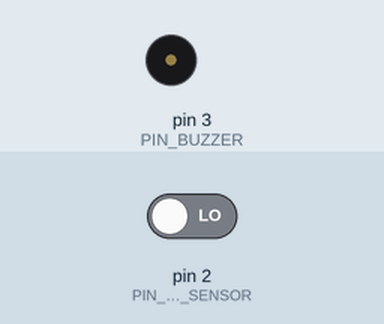
Recording of a sketch running on a simulated Arduino Uno, built with avr-gcc and run on an emulated ATmega328P. Parts: buzzer (waves = sounding, pin HIGH). Inputs (shaded band) come from the test bench; at power-on: pin 2 (PIN_FLAME_SENSOR) LOW. What the sketch prints to the serial monitor is not drawn.

Above: at 1.2 s.
1.3 s: pin 2 (PIN_FLAME_SENSOR) driven HIGH
At 2.1 s:
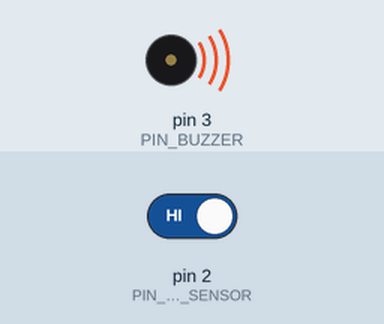
2.9 s: pin 2 (PIN_FLAME_SENSOR) driven LOW
At 3.3 s:
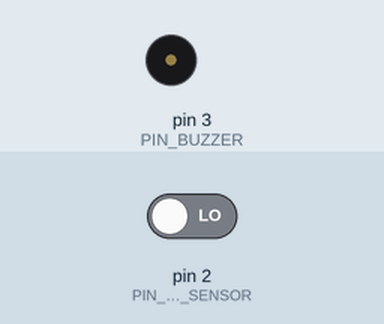
Timing chart, 0 to 5.9 s (numbered marks = the images above; inputs shaded):
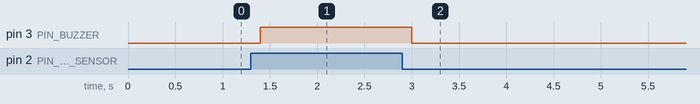

Measured:
- after the input at 1.3 s, pin 3 (PIN_BUZZER): LOW → HIGH after 0.10 s
- after the input at 2.9 s, pin 3 (PIN_BUZZER): HIGH → LOW after 0.10 s

The sketch:

flamedetect.ino
```cpp
/**
 *
 * @file	flamedetect.ino
 * @github	https://github.com/gilmorim
 * @author	Gilberto Morim <gilgmorim@gmail.com>
 * @date	2020-03-25
 * @brief	Arduino code to receive signal from flame detection sensor, and activate buzzer when it does so.
 *
 */

#include <SoftwareSerial.h>

#define PIN_FLAME_SENSOR 2
#define PIN_BUZZER 3

void setup()
{
  Serial.begin(9600);
  Serial.println("Starting test...");
  pinMode(PIN_FLAME_SENSOR, INPUT);
  pinMode(PIN_BUZZER, OUTPUT);
}

void loop()
{
  int fire = digitalRead(PIN_FLAME_SENSOR);

  if (fire == HIGH)
  {
    digitalWrite(PIN_BUZZER, HIGH);
    // Serial.println("Fire!");
  }
  else
  {
    digitalWrite(PIN_BUZZER, LOW);
    // Serial.println("Peace...");
  }

  delay(200);
}
```
